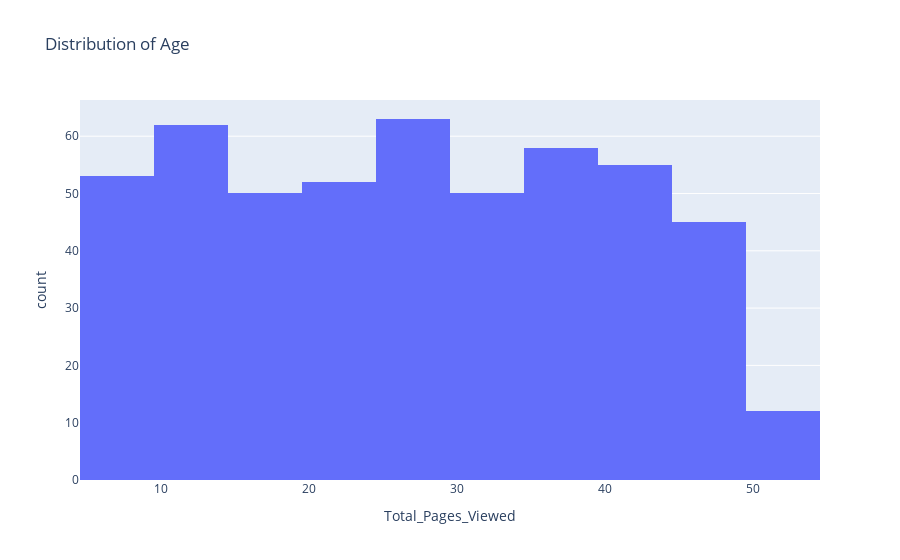

Notebook source saved alongside this figure:
### Code cell
# Histogram for 'Total_Pages_Viewed '

fig = px.histogram(data, x='Total_Pages_Viewed', title='Distribution of Age')
fig.show()

### Figure 1 — Plotly figure (JSON) as saved in the notebook; plotly's stock layout.template omitted (floating-point values rounded to 4 significant figures; data arrays with more than 128 entries replaced by an {"elided": "..."} marker saying what was removed)
{"data": [{"alignmentgroup": "True", "bingroup": "x", "hovertemplate": "Total_Pages_Viewed=%{x}<br>count=%{y}<extra></extra>", "legendgroup": "", "marker": {"color": "#636efa", "pattern": {"shape": ""}}, "name": "", "offsetgroup": "", "orientation": "v", "showlegend": false, "type": "histogram", "x": {"elided": "500 int values"}, "xaxis": "x", "yaxis": "y"}], "layout": {"barmode": "relative", "legend": {"tracegroupgap": 0}, "title": {"text": "Distribution of Age"}, "xaxis": {"anchor": "y", "domain": [0, 1], "title": {"text": "Total_Pages_Viewed"}}, "yaxis": {"anchor": "x", "domain": [0, 1], "title": {"text": "count"}}}}
